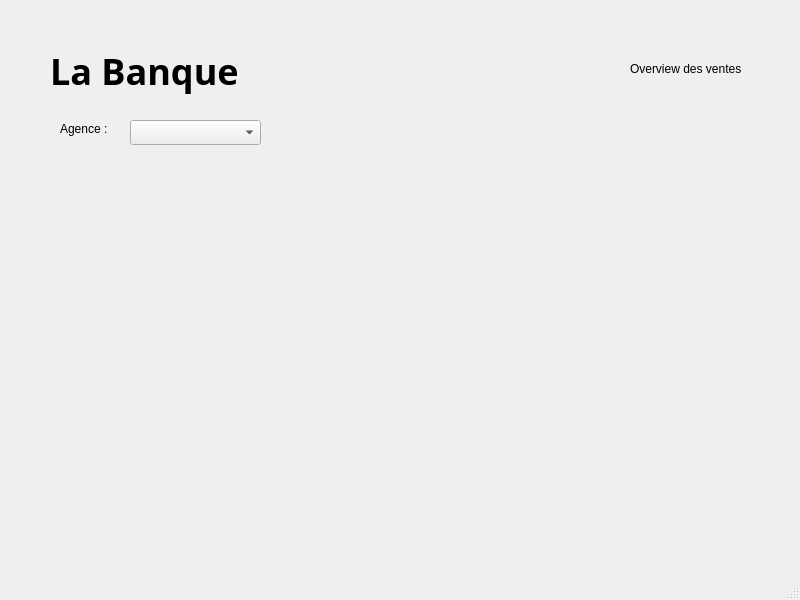
<?xml version="1.0" encoding="UTF-8"?>
<ui version="4.0">
 <class>MainWindow</class>
 <widget class="QMainWindow" name="MainWindow">
  <property name="geometry">
   <rect>
    <x>0</x>
    <y>0</y>
    <width>800</width>
    <height>600</height>
   </rect>
  </property>
  <property name="windowTitle">
   <string>MainWindow</string>
  </property>
  <widget class="QWidget" name="centralwidget">
   <widget class="QLabel" name="label">
    <property name="geometry">
     <rect>
      <x>50</x>
      <y>40</y>
      <width>201</width>
      <height>61</height>
     </rect>
    </property>
    <property name="font">
     <font>
      <family>Tibetan Machine Uni</family>
      <pointsize>27</pointsize>
      <weight>75</weight>
      <bold>true</bold>
     </font>
    </property>
    <property name="text">
     <string>La Banque</string>
    </property>
   </widget>
   <widget class="QLabel" name="label_3">
    <property name="geometry">
     <rect>
      <x>630</x>
      <y>60</y>
      <width>181</width>
      <height>17</height>
     </rect>
    </property>
    <property name="text">
     <string>Overview des ventes</string>
    </property>
   </widget>
   <widget class="QComboBox" name="comboBox">
    <property name="geometry">
     <rect>
      <x>130</x>
      <y>120</y>
      <width>131</width>
      <height>25</height>
     </rect>
    </property>
   </widget>
   <widget class="QLabel" name="label_2">
    <property name="geometry">
     <rect>
      <x>60</x>
      <y>120</y>
      <width>67</width>
      <height>17</height>
     </rect>
    </property>
    <property name="text">
     <string>Agence :</string>
    </property>
   </widget>
  </widget>
  <widget class="QMenuBar" name="menubar">
   <property name="geometry">
    <rect>
     <x>0</x>
     <y>0</y>
     <width>800</width>
     <height>22</height>
    </rect>
   </property>
  </widget>
  <widget class="QStatusBar" name="statusbar"/>
 </widget>
 <resources/>
 <connections/>
</ui>
